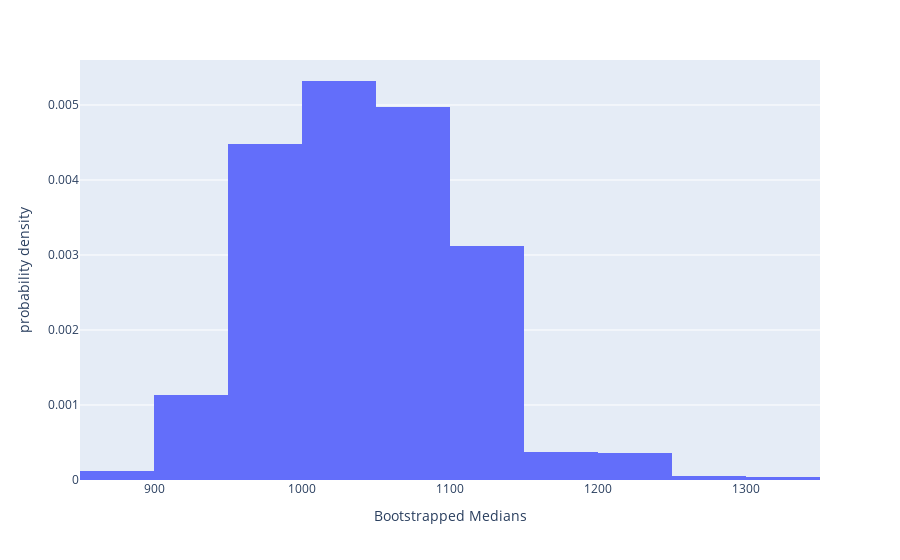

The cell this chart's notebook holds for it:
### Code cell


### Figure 1 — Plotly figure (JSON) as saved in the notebook; plotly's stock layout.template omitted (floating-point values rounded to 4 significant figures; data arrays with more than 128 entries replaced by an {"elided": "..."} marker saying what was removed)
{"data": [{"alignmentgroup": "True", "bingroup": "x", "histnorm": "probability density", "hovertemplate": "Bootstrapped Medians=%{x}<br>probability density=%{y}<extra></extra>", "legendgroup": "", "marker": {"color": "#636efa", "pattern": {"shape": ""}}, "name": "", "nbinsx": 12, "offsetgroup": "", "orientation": "v", "showlegend": false, "type": "histogram", "x": {"elided": "1000 float values"}, "xaxis": "x", "yaxis": "y"}], "layout": {"barmode": "relative", "legend": {"tracegroupgap": 0}, "margin": {"t": 60}, "xaxis": {"anchor": "y", "domain": [0, 1], "title": {"text": "Bootstrapped Medians"}}, "yaxis": {"anchor": "x", "domain": [0, 1], "title": {"text": "probability density"}}}}
